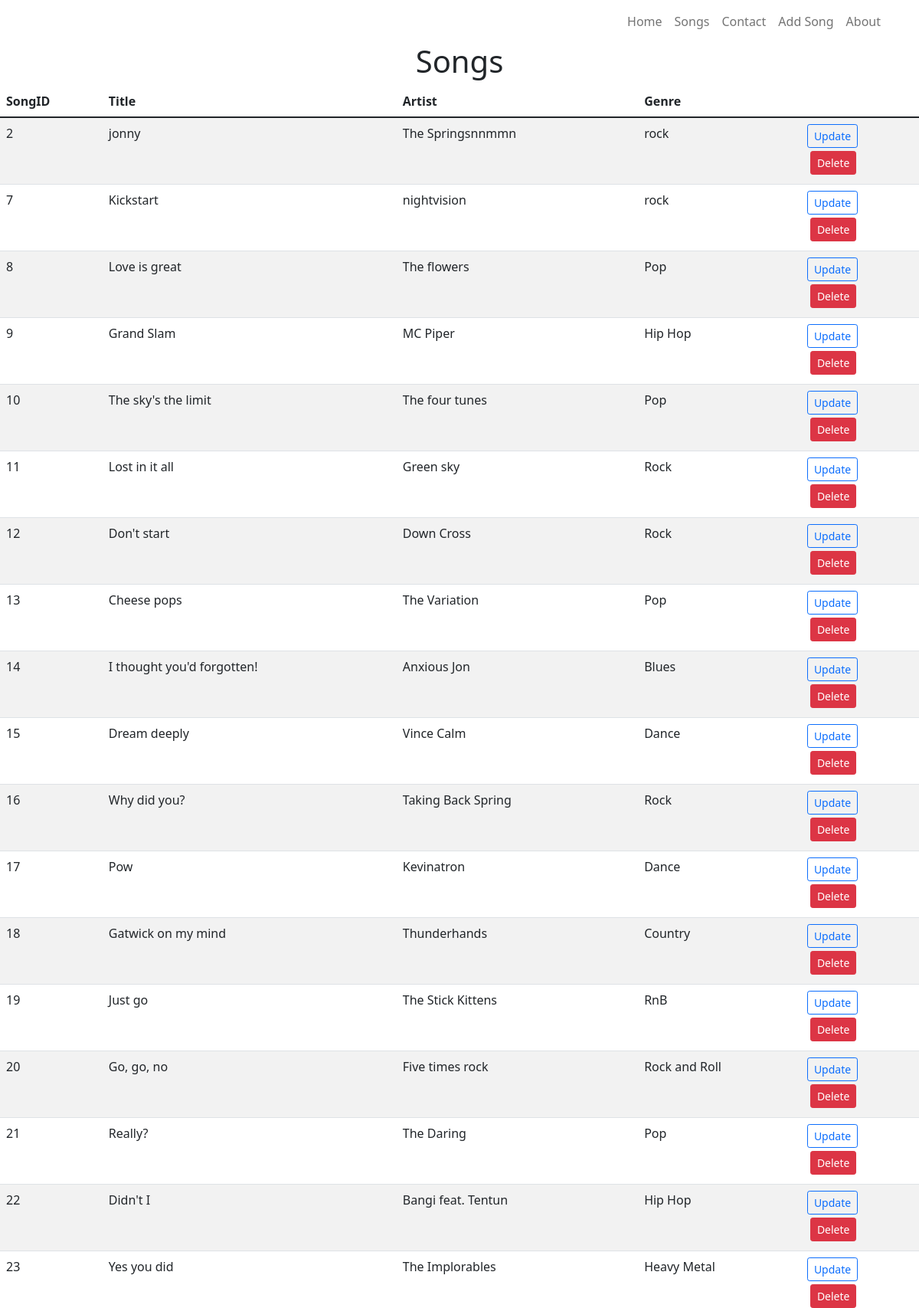
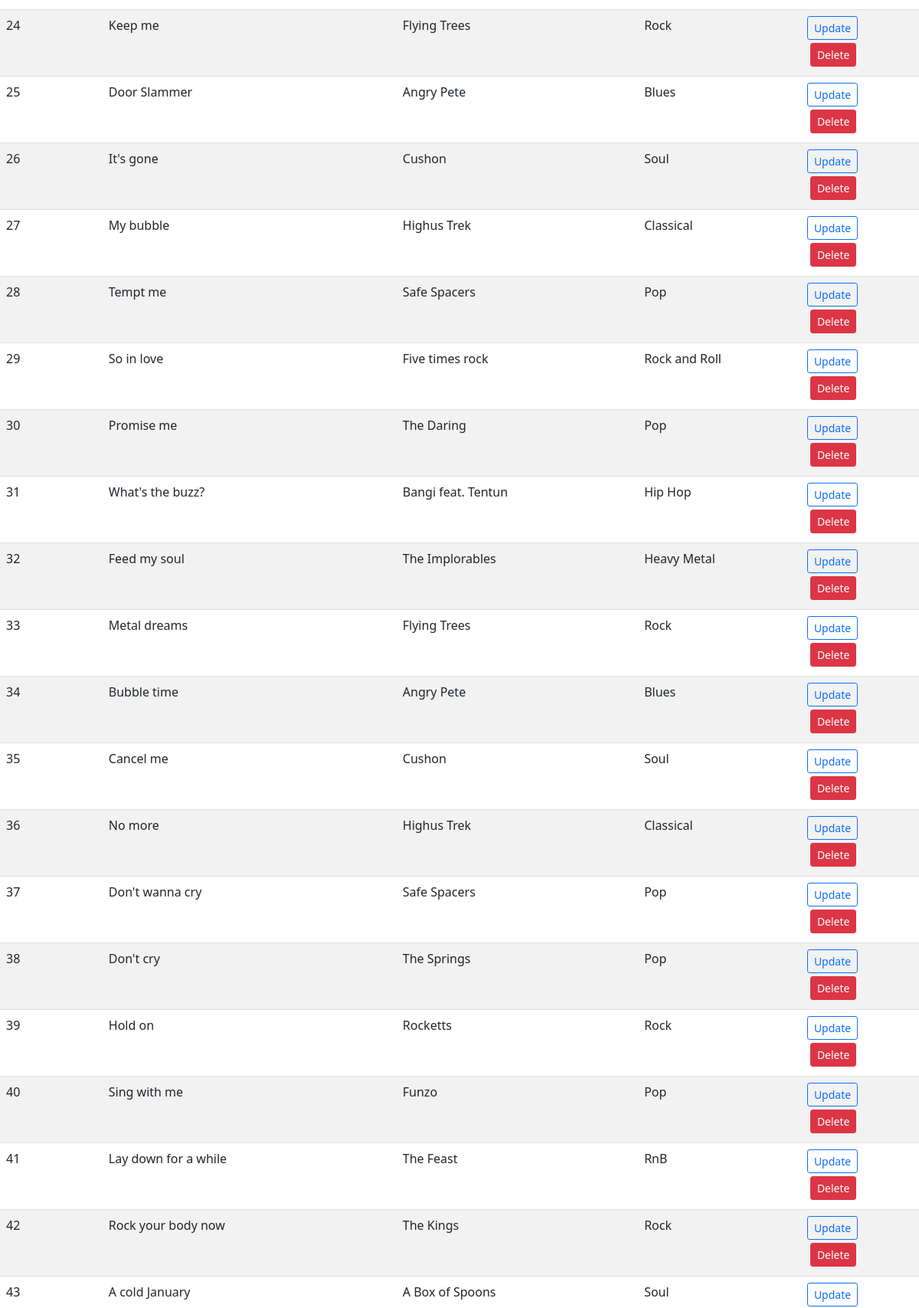
Screenshot of /songs (upper part) with the database file from the repository (2 pictures, top to bottom).
### tables this page shows
CREATE TABLE "songs" (
	"SongID"	INTEGER NOT NULL UNIQUE,
	"Title"	TEXT,
	"Artist"	TEXT,
	"Genre"	TEXT,
	PRIMARY KEY("SongID" AUTOINCREMENT)
);

### c7WebFlask/app.py (the view)
@app.route('/songs') # set the route for the songs.html
def songs():
    conn = sql.connect('Part14.Flask intro/c7Music.db')
    conn.row_factory = sql.Row
    cursor = conn.cursor()
    cursor.execute('SELECT * FROM songs')
    getSongs = cursor.fetchall()
    return render_template('songs.html', title ='Songs', songsInDB = getSongs)

### c7WebFlask/templates/songs.html
{% extends 'base.html' %} {% block content %}
<h1 class="text-lg-center">Songs</h1>
<table class="table table-hover border-2 table-striped">
    <thead>
        <th scope="col">SongID</th>
        <th scope="col">Title</th>
        <th scope="col">Artist</th>
        <th scope="col">Genre</th>
    </thead>
    <tbody>
        {% for row in songsInDB %}
        <tr>
            <td>{{row["SongID"]}}</td>
            <td>{{row["Title"]}}</td>
            <td>{{row["Artist"]}}</td>
            <td>{{row["Genre"]}}</td>
            <td>
                <button type="button" class="btn btn-outline-primary btn-sm">
                    <a class="text-decoration-none" href="{{url_for('update', songID=row['songID'])}}">Update</a>
                </button>
                <form action="{{url_for('delete', songID=row['songID'])}}" method="POST">
                    <input type="submit"
                           value="Delete"
                        onclick="confirm('Are you sure you want to delete this song')"
                        class="btn btn-danger btn-sm mt-1 m-lg-1" />
                </form>
            </td>
        </tr>
        {% endfor %}
    </tbody>
</table>
{% endblock content %}

### c7WebFlask/templates/base.html (shortened to what this page needs)
<!DOCTYPE html>
<html lang="en">
<head>
<link rel="stylesheet" href="https://cdn.jsdelivr.net/npm/bootstrap-icons@1.8.0/font/bootstrap-icons.css">
<link
  href="https://cdn.jsdelivr.net/npm/bootstrap@5.1.3/dist/css/bootstrap.min.css"
  rel="stylesheet"
/>
</head>
<body>
    <header class="container">
        <nav class="navbar navbar-expand-md navbar-light">
            <ul class="navbar-nav ms-auto text-center">
            <li> <a class="nav-link"  href="{{url_for('index')}}">Home</a></li>
            <li> <a class="nav-link"  href="{{url_for('songs')}}">Songs</a></li>
            <li> <a class="nav-link"  href="{{url_for('contact')}}">Contact</a></li>
            <li> <a class="nav-link"  href="{{url_for('addsongs')}}">Add Song</a></li>
            <li> <a class="nav-link"  href="{{url_for('about')}}">About</a></li>
            </ul>
        </nav>
    </header>
    <section>
        {% block content %} {% endblock content %}
    </section>
</body>
</html>

### rows the page displays
songs: SongID "2", Title "jonny", Artist "The Springsnnmmn", Genre "rock"
songs: SongID "7", Title "Kickstart", Artist "nightvision", Genre "rock"
songs: SongID "8", Title "Love is great", Artist "The flowers", Genre "Pop"
songs: SongID "9", Title "Grand Slam", Artist "MC Piper", Genre "Hip Hop"
songs: SongID "10", Title "The sky's the limit", Artist "The four tunes", Genre "Pop"
songs: SongID "11", Title "Lost in it all", Artist "Green sky", Genre "Rock"
songs: SongID "12", Title "Don't start", Artist "Down Cross", Genre "Rock"
songs: SongID "13", Title "Cheese pops", Artist "The Variation", Genre "Pop"
songs: SongID "14", Title "I thought you'd forgotten!", Artist "Anxious Jon", Genre "Blues"
songs: SongID "15", Title "Dream deeply", Artist "Vince Calm", Genre "Dance"
songs: SongID "16", Title "Why did you?", Artist "Taking Back Spring", Genre "Rock"
songs: SongID "17", Title "Pow", Artist "Kevinatron", Genre "Dance"
songs: SongID "18", Title "Gatwick on my mind", Artist "Thunderhands", Genre "Country"
songs: SongID "19", Title "Just go", Artist "The Stick Kittens", Genre "RnB"
songs: SongID "20", Title "Go, go, no", Artist "Five times rock", Genre "Rock and Roll"
songs: SongID "21", Title "Really?", Artist "The Daring", Genre "Pop"
songs: SongID "22", Title "Didn't I", Artist "Bangi feat. Tentun", Genre "Hip Hop"
songs: SongID "23", Title "Yes you did", Artist "The Implorables", Genre "Heavy Metal"
songs: SongID "24", Title "Keep me", Artist "Flying Trees", Genre "Rock"
songs: SongID "25", Title "Door Slammer", Artist "Angry Pete", Genre "Blues"
songs: SongID "26", Title "It's gone", Artist "Cushon", Genre "Soul"
songs: SongID "27", Title "My bubble", Artist "Highus Trek", Genre "Classical"
songs: SongID "28", Title "Tempt me", Artist "Safe Spacers", Genre "Pop"
songs: SongID "29", Title "So in love", Artist "Five times rock", Genre "Rock and Roll"
songs: SongID "30", Title "Promise me", Artist "The Daring", Genre "Pop"
songs: SongID "31", Title "What's the buzz?", Artist "Bangi feat. Tentun", Genre "Hip Hop"
songs: SongID "32", Title "Feed my soul", Artist "The Implorables", Genre "Heavy Metal"
songs: SongID "33", Title "Metal dreams", Artist "Flying Trees", Genre "Rock"
songs: SongID "34", Title "Bubble time", Artist "Angry Pete", Genre "Blues"
songs: SongID "35", Title "Cancel me", Artist "Cushon", Genre "Soul"
songs: SongID "36", Title "No more", Artist "Highus Trek", Genre "Classical"
songs: SongID "37", Title "Don't wanna cry", Artist "Safe Spacers", Genre "Pop"
songs: SongID "38", Title "Don't cry", Artist "The Springs", Genre "Pop"
songs: SongID "39", Title "Hold on", Artist "Rocketts", Genre "Rock"
songs: SongID "40", Title "Sing with me", Artist "Funzo", Genre "Pop"
songs: SongID "41", Title "Lay down for a while", Artist "The Feast", Genre "RnB"
songs: SongID "42", Title "Rock your body now", Artist "The Kings", Genre "Rock"
songs: SongID "43", Title "A cold January", Artist "A Box of Spoons", Genre "Soul"
